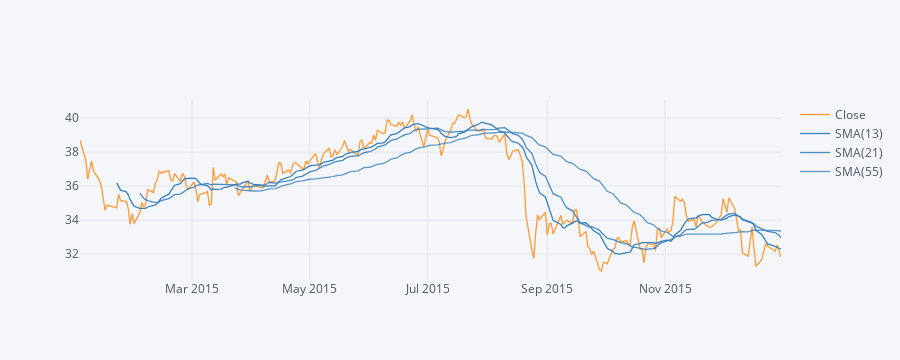

Notebook source saved alongside this figure:
### Markdown cell above
** Use .ta_plot(study='sma') to create a Simple Moving Averages plot of Morgan Stanley for the year 2015.**

### Code cell
bank_stocks['MS']['Close'].loc['2015-01-01':'2016-01-01'].ta_plot(study='sma',periods=[13,21,55],title='Simple Moving Averages')

### Figure 1 — Plotly figure (JSON) as saved in the notebook; plotly's stock layout.template omitted (floating-point values rounded to 4 significant figures; data arrays with more than 128 entries replaced by an {"elided": "..."} marker saying what was removed)
{"data": [{"line": {"color": "rgba(255, 153, 51, 1.0)", "dash": "solid", "shape": "linear", "width": 1.3}, "mode": "lines", "name": "Close", "text": "", "type": "scatter", "x": {"elided": "252 str values"}, "y": {"elided": "252 float values"}}, {"line": {"color": "rgba(55, 128, 191, 1.0)", "dash": "solid", "shape": "linear", "width": 1.3}, "mode": "lines", "name": "SMA(13)", "text": "", "type": "scatter", "x": {"elided": "252 str values"}, "y": {"elided": "252 mixed values"}}, {"line": {"color": "rgba(55, 128, 191, 0.8999999999999999)", "dash": "solid", "shape": "linear", "width": 1.3}, "mode": "lines", "name": "SMA(21)", "text": "", "type": "scatter", "x": {"elided": "252 str values"}, "y": {"elided": "252 mixed values"}}, {"line": {"color": "rgba(55, 128, 191, 0.7999999999999998)", "dash": "solid", "shape": "linear", "width": 1.3}, "mode": "lines", "name": "SMA(55)", "text": "", "type": "scatter", "x": {"elided": "252 str values"}, "y": {"elided": "252 mixed values"}}], "layout": {"height": 360, "legend": {"bgcolor": "#F5F6F9", "font": {"color": "#4D5663"}}, "paper_bgcolor": "#F5F6F9", "plot_bgcolor": "#F5F6F9", "title": {"font": {"color": "#4D5663"}}, "xaxis": {"autorange": true, "gridcolor": "#E1E5ED", "range": ["2015-01-02", "2015-12-31"], "showgrid": true, "tickfont": {"color": "#4D5663"}, "title": {"font": {"color": "#4D5663"}, "text": ""}, "type": "date", "zerolinecolor": "#E1E5ED"}, "yaxis": {"autorange": true, "gridcolor": "#E1E5ED", "range": [30.48, 41.07], "showgrid": true, "tickfont": {"color": "#4D5663"}, "title": {"font": {"color": "#4D5663"}, "text": ""}, "type": "linear", "zerolinecolor": "#E1E5ED"}}}
